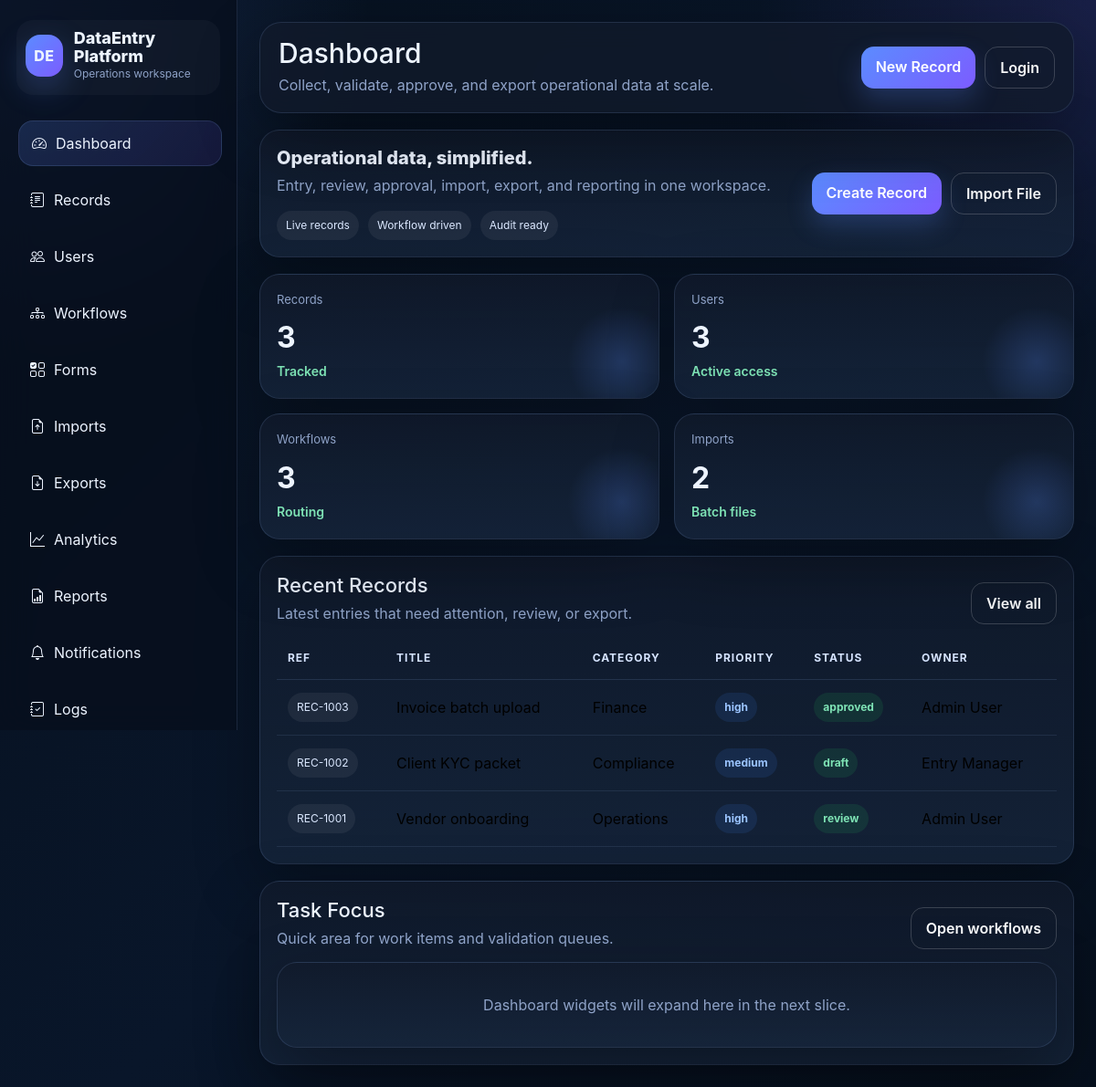
The page / on the database its author committed.
### tables this page shows
CREATE TABLE records(
        id INTEGER PRIMARY KEY AUTOINCREMENT,
        ref_no TEXT UNIQUE NOT NULL,
        title TEXT NOT NULL,
        category TEXT NOT NULL,
        priority TEXT NOT NULL DEFAULT 'medium',
        status TEXT NOT NULL DEFAULT 'draft',
        owner TEXT NOT NULL,
        due_date TEXT,
        created_at TEXT DEFAULT CURRENT_TIMESTAMP
    );

### app/main.py (the view)
@app.get("/", response_class=HTMLResponse)
def dashboard(request: Request):
    conn = get_connection()
    cur = conn.cursor()
    counts = {
        "records": cur.execute("SELECT COUNT(*) FROM records").fetchone()[0],
        "users": cur.execute("SELECT COUNT(*) FROM users").fetchone()[0],
        "workflows": cur.execute("SELECT COUNT(*) FROM workflows").fetchone()[0],
        "imports": cur.execute("SELECT COUNT(*) FROM imports").fetchone()[0],
    }
    recent_records = cur.execute("SELECT * FROM records ORDER BY id DESC LIMIT 5").fetchall()
    conn.close()
    return render(request, "dashboard/index.html", "Dashboard", "dashboard", counts=counts, recent_records=[dict(x) for x in recent_records])

### app/templates/dashboard/index.html
{% extends "base.html" %}
{% block content %}
<div class="content-grid">
  <section class="hero-card">
    <div>
      <h2 class="hero-title">Operational data, simplified.</h2>
      <p class="hero-sub">Entry, review, approval, import, export, and reporting in one workspace.</p>
      <div class="helper-row mt-3">
        <span class="chip">Live records</span>
        <span class="chip">Workflow driven</span>
        <span class="chip">Audit ready</span>
      </div>
    </div>
    <div class="helper-row">
      <a class="btn btn-primary" href="/records">Create Record</a>
      <a class="btn btn-outline-light" href="/imports">Import File</a>
    </div>
  </section>
  <section class="kpi-row">
    <div class="kpi-card"><span>Records</span><strong>{{ counts.records }}</strong><small>Tracked</small></div>
    <div class="kpi-card"><span>Users</span><strong>{{ counts.users }}</strong><small>Active access</small></div>
    <div class="kpi-card"><span>Workflows</span><strong>{{ counts.workflows }}</strong><small>Routing</small></div>
    <div class="kpi-card"><span>Imports</span><strong>{{ counts.imports }}</strong><small>Batch files</small></div>
  </section>
  <section class="panel">
    <div class="section-head">
      <div>
        <h2>Recent Records</h2>
        <p>Latest entries that need attention, review, or export.</p>
      </div>
      <a class="btn btn-outline-light" href="/records">View all</a>
    </div>
    <div class="table-responsive">
      <table class="table table-hover align-middle">
        <thead><tr><th>Ref</th><th>Title</th><th>Category</th><th>Priority</th><th>Status</th><th>Owner</th></tr></thead>
        <tbody>
          {% for r in recent_records %}
          <tr>
            <td><span class="chip">{{ r.ref_no }}</span></td>
            <td>{{ r.title }}</td>
            <td>{{ r.category }}</td>
            <td><span class="badge-soft info">{{ r.priority }}</span></td>
            <td><span class="badge-soft success">{{ r.status }}</span></td>
            <td>{{ r.owner }}</td>
          </tr>
          {% endfor %}
        </tbody>
      </table>
    </div>
  </section>
  <section class="panel">
    <div class="section-head">
      <div>
        <h2>Task Focus</h2>
        <p>Quick area for work items and validation queues.</p>
      </div>
      <a class="btn btn-outline-light" href="/workflows">Open workflows</a>
    </div>
    <div class="empty-card">Dashboard widgets will expand here in the next slice.</div>
  </section>
</div>
{% endblock %}

### app/templates/base.html (shortened to what this page needs)
<!doctype html>
<html lang="en">
<head>
  <link href="https://cdn.jsdelivr.net/npm/bootstrap@5.3.3/dist/css/bootstrap.min.css" rel="stylesheet">
  <link href="https://cdn.jsdelivr.net/npm/bootstrap-icons@1.11.3/font/bootstrap-icons.min.css" rel="stylesheet">
  <link href="/static/css/app.css" rel="stylesheet">
</head>
<body>
<div class="app-shell">
  <aside class="sidebar">
    <div class="brand">
      <div class="brand-logo">DE</div>
      <div>
        <div class="brand-title">DataEntry Platform</div>
        <div class="brand-sub">Operations workspace</div>
      </div>
    </div>
    <nav class="nav flex-column gap-1">
      {% for item in nav %}
      <a class="nav-link {% if item.active %}active{% endif %}" href="{{ item.url }}"><i class="bi {{ item.icon }}"></i><span>{{ item.name }}</span></a>
      {% endfor %}
    </nav>
  </aside>
  <main class="main">
    <header class="topbar">
      <div>
        <h1>{{ page_title }}</h1>
        <p>Collect, validate, approve, and export operational data at scale.</p>
      </div>
      <div class="top-actions">
        <a class="btn btn-primary" href="/records">New Record</a>
        <a class="btn btn-outline-light" href="/login">Login</a>
      </div>
    </header>
    {% block content %}{% endblock %}
  </main>
</div>
</body>
</html>

### rows shown on the page
records: ref_no "REC-1003", title "Invoice batch upload", category "Finance", priority "high", status "approved", owner "Admin User"
records: ref_no "REC-1002", title "Client KYC packet", category "Compliance", priority "medium", status "draft", owner "Entry Manager"
records: ref_no "REC-1001", title "Vendor onboarding", category "Operations", priority "high", status "review", owner "Admin User"

### other values the page prints
{{ item.name }} "Dashboard" "Records" "Users" "Workflows" "Forms" "Imports" "Exports" "Analytics" "Reports" "Notifications" "Logs"
{{ page_title }} "Dashboard"
{{ counts.records }} "3"
{{ counts.users }} "3"
{{ counts.workflows }} "3"
{{ counts.imports }} "2"
